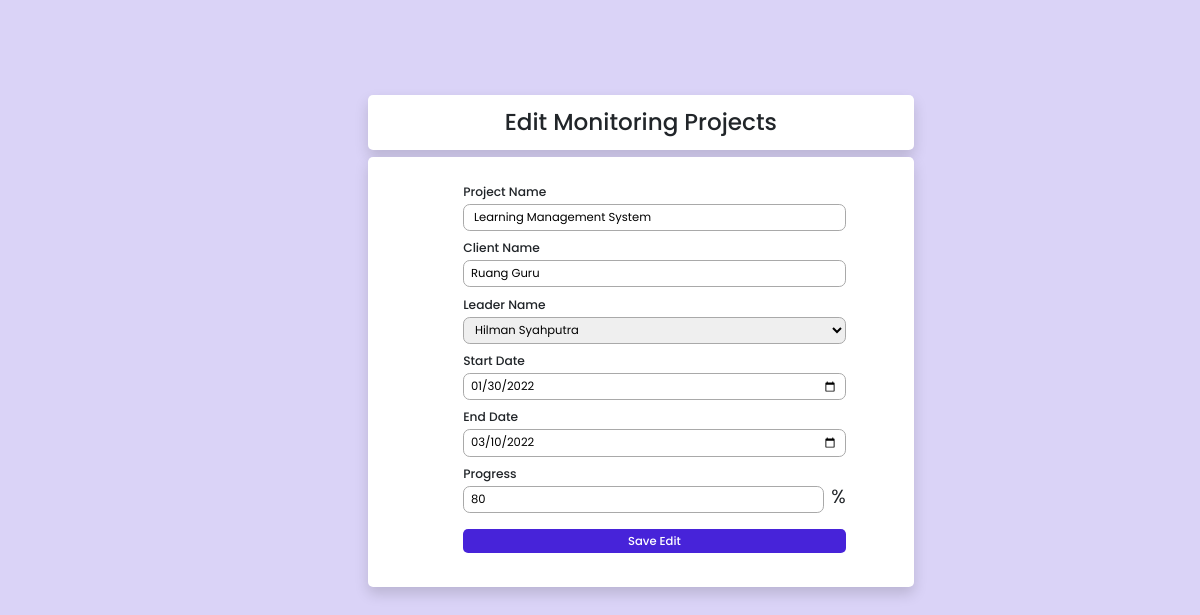
The page /edit.php?id=7 on the database its author committed.
### tables this page shows
CREATE TABLE `monitoring` (
  `id` int(11) NOT NULL,
  `project_name` varchar(100) NOT NULL,
  `client_name` varchar(100) NOT NULL,
  `leader_id` int(11) NOT NULL,
  `start_date` date NOT NULL,
  `end_date` date NOT NULL,
  `progress` float NOT NULL
);

CREATE TABLE `leader` (
  `id` int(11) NOT NULL,
  `leader_name` varchar(100) NOT NULL,
  `email` varchar(100) NOT NULL,
  `profile_picture` varchar(100) NOT NULL
);

### CRUD.php (called while the page is built, shortened)
<?php
$conn = mysqli_connect("localhost", "root", "", "project_monitoring");
function query($query)
{
    global $conn;
    $result = mysqli_query($conn, $query);
    $rows = [];
    while ($row = mysqli_fetch_assoc($result)) {
        $rows[] = $row;
    }
    return $rows;
}

### edit.php (the view, shortened to what this page needs)
<?php
require 'CRUD.php';
$id = $_GET['id'];
$monitoring = query("SELECT * FROM monitoring WHERE id = $id")[0];
$now_leader = $monitoring['leader_id'];
$now_leader_name = query("SELECT * FROM leader where id = $now_leader")[0];
?>
<!DOCTYPE html>
<html lang="en">
<head>
    <link href="https://cdn.jsdelivr.net/npm/bootstrap@5.2.0-beta1/dist/css/bootstrap.min.css" rel="stylesheet">
    <link rel="stylesheet" href="CSS/style.css">
</head>
<body>
    <div class="con w-50 d-flex flex-column justify-content-center">
        <h1 class="mt-5 mb-2 p-3 w-100 container-form shadow rounded">Edit Monitoring Projects</h1>
        <form action="" method="post" class="container-form shadow mt-0 rounded d-flex flex-column ">
            <ul>
                <li>
                    <label for="project_name">Project Name</label>
                    <br>
                    <input class="field" type="text" name="project_name" id="project_name" required value="<?= $monitoring["project_name"]; ?>">
                </li>
                <li>
                    <label for="client_name">Client Name</label>
                    <br>
                    <input class="field" type="text" name="client_name" id="client_name" value="<?= $monitoring["client_name"]; ?>">
                </li>
                <li>
                    <label for="leader_id">Leader Name</label>
                    <select class="field" style="cursor: pointer;" id="leader_id" name="leader_id" required tabindex="1">
                        <option selected hidden value="<?= $now_leader[0] ?>"><?= $now_leader_name['leader_name'] ?></option>
                    </select>
                </li>
                <li>
                    <label for="start_date">Start Date</label>
                    <br>
                    <input class="field" type="date" name="start_date" id="start_date" required value="<?= $monitoring['start_date'] ?>">
                </li>
                <li>
                    <label for="end_date">End Date</label>
                    <br>
                    <input class="field" type="date" name="end_date" id="end_date" required value="<?= $monitoring['end_date'] ?>">
                </li>
                <li>
                    <label for="progress">Progress</label>
                    <br>
                    <div class="d-flex justify-content-center">
                        <input class="field" type="number" name="progress" id="progress" value="<?= $monitoring['progress'] * 100 ?>">
                        <div class="ms-2 tag-persen">%</div>
                    </div>
                </li>
                <li><button class="w-100 mt-3 p-1 submit rounded" type="submit" name="submit">Save Edit</button></li>
            </ul>
        </form>
    </div>
</body>
</html>

### CSS/style.css (style rules this page uses)
:root { --header-height: 3rem;--nav-width: 68px;--first-color: #4723D9;--first-color-light: #AFA5D9;--white-color: #F7F6FB;--body-font: 'Nunito', sans-serif;--normal-font-size: 1rem;--z-fixed: 100 }
*,::before,::after { box-sizing: border-box }
body { position: relative;margin: var(--header-height) 0 0 0;padding: 0 1rem;font-family: var(--body-font);font-size: var(--normal-font-size);transition: .5s }
@media screen and (min-width: 768px) { body { margin: calc(var(--header-height) + 1rem) 0 0 0;padding-left: calc(var(--nav-width) + 2rem) } }
* { margin: 0; padding: 0; box-sizing: border-box; font-family: "Poppins", sans-serif; font-size: 0.85rem; }
body { background-color: rgba(71, 35, 217, 0.2); display: flex; justify-content: center; align-items: center; }
h1 { font-weight: 500; font-size: 1.7rem; }
.container-form { display: flex; justify-content: center; margin-top: 5rem; background-color: white; padding-right: 5rem; padding-left: 5rem; padding-top: 1.5rem; padding-bottom: 1.5rem; }
.field { margin-top: 0.2rem; margin-bottom: 0.2rem; padding-left: 0.5rem; padding-right: 0.5rem; width: 100%; height: 2rem; border-radius: 0.5rem; border: 1px solid darkgray; }
li > label { font-size: 0.9rem; margin-top: 0.4rem; font-weight: 500; }
.submit { border: 0; background-color: #4723D9; color: white; font-weight: 500; }
.tag-persen { font-size: 1.4rem; }

### edit.php (style rules this page uses)
li { list-style-type: none; }

### rows shown on the page
monitoring: project_name "Learning Management System", client_name "Ruang Guru", start_date "01/30/2022", end_date "03/10/2022", progress "80"
leader: leader_id "Hilman Syahputra"
